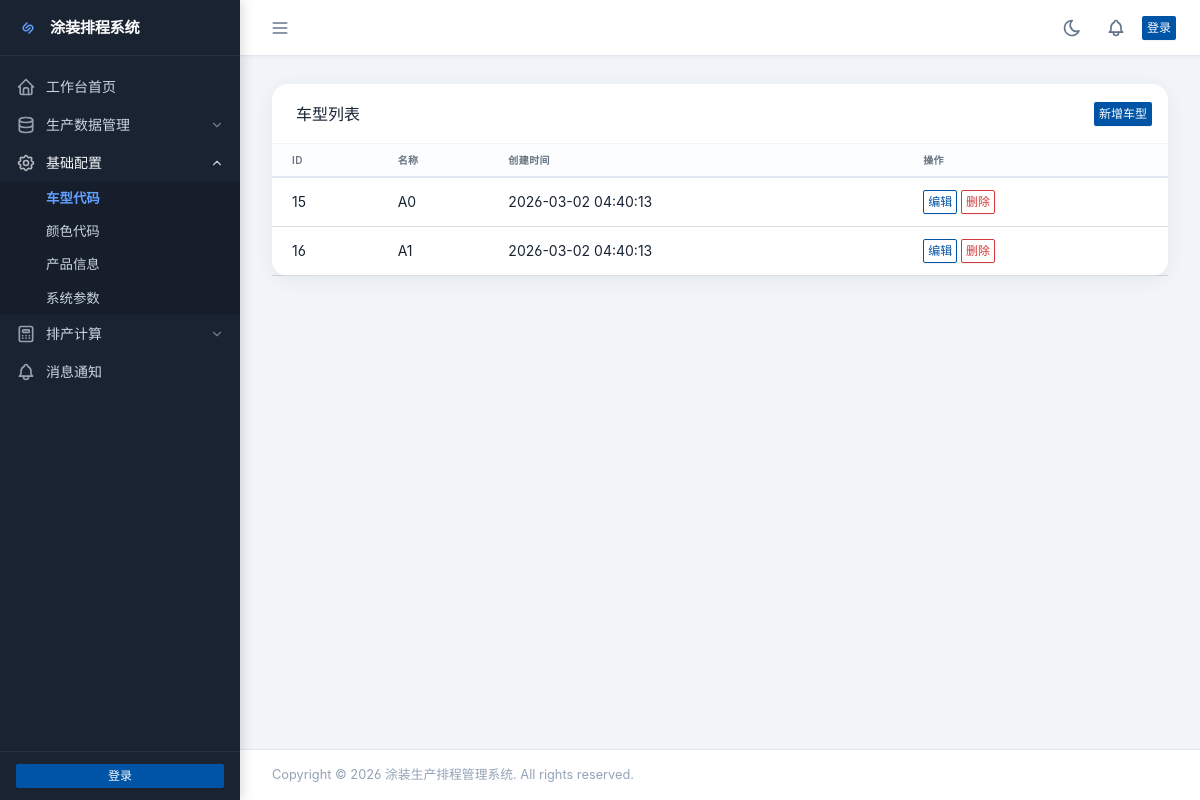
Page /data/vehicles/ on the committed database.
### data/models.py (models this page shows, shortened)
class VehicleModel(models.Model):
    name = models.CharField(max_length=50, unique=True, verbose_name="车型名称")
    created_at = models.DateTimeField(auto_now_add=True, verbose_name="创建时间")
    updated_at = models.DateTimeField(auto_now=True, verbose_name="更新时间")
    class Meta:
        verbose_name = "车型"
        verbose_name_plural = "车型"
        ordering = ['name']

### data/views.py (the view)
# urls.py: path('vehicles/', views.vehicle_list, name='vehicles'),
def vehicle_list(request):
    vehicles = VehicleModel.objects.all()
    return render(request, 'data/vehicle_list.html', {
        'vehicles': vehicles
    })

### painting/context_processors.py (called while the page is built)
def unread_count(request):
    if request.user.is_authenticated:
        unread_count = Notification.objects.filter(user=request.user, is_read=False).count()
    else:
        unread_count = 0
    return {
        'unread_count': unread_count,
    }

### templates/data/vehicle_list.html (shortened to what this page needs)
{% extends "base.html" %}
{% load django_bootstrap5 %}
{% block content %}
<div class="row row-cards">
    <div class="col-12">
        <div class="card">
            <div class="card-header">
                <h3 class="card-title">车型列表</h3>
                <div class="card-actions">
                    <a href="{% url 'data:vehicle_create' %}" class="btn btn-primary btn-sm">新增车型</a>
                </div>
            </div>
<div class="table-responsive">
    <table class="table card-table table-vcenter text-nowrap datatable">
        <thead>
            <tr>
                <th>ID</th>
                <th>名称</th>
                <th>创建时间</th>
                <th>操作</th>
            </tr>
        </thead>
        <tbody>
            {% for item in vehicles %}
            <tr>
                <td>{{ item.id }}</td>
                <td>{{ item.name }}</td>
                <td>{{ item.created_at|date:"Y-m-d H:i:s" }}</td>
                <td>
                    <a href="{% url 'data:vehicle_update' item.id %}" class="btn btn-sm btn-outline-primary">编辑</a>
                    <a href="{% url 'data:vehicle_delete' item.id %}" class="btn btn-sm btn-outline-danger">删除</a>
                </td>
            </tr>
            {% empty %}
            <tr>
                <td colspan="4" class="text-center text-muted py-4">暂无数据</td>
            </tr>
            {% endfor %}
        </tbody>
    </table>
</div>
{% endblock %}

### static/css/style.css (style rules this page uses)
:root { --sidebar-width: 240px; --sidebar-bg: #1a2332; --sidebar-text: #cbd5e1; --sidebar-text-hover: #f1f5f9; --sidebar-active-bg: rgba(99, 160, 255, 0.15); --sidebar-active-text: #63a0ff; --sidebar-border: rgba(255,255,255,0.06); --header-height: 56px; --card-shadow: 0 4px 20px rgba(0, 0, 0, 0.06); --card-hover-shadow: 0 8px 30px rgba(0, 0, 0, 0.12); --transition: 0.2s ease; --primary: #206bcb; }
body { font-family: 'Inter Var', 'Microsoft YaHei', -apple-system, BlinkMacSystemFont, sans-serif; background: #f1f5f9; margin: 0; padding: 0; }
.card { border: none; border-radius: 16px; box-shadow: var(--card-shadow); background: #fff; transition: transform var(--transition), box-shadow var(--transition); margin-bottom: 24px; }
.card-header { background: transparent; border-bottom: 1px solid #f1f5f9; padding: 1.1rem 1.5rem; font-weight: 600; }
.table th { background: #f8fafc; color: #475569; font-weight: 600; font-size: 0.75rem; text-transform: uppercase; letter-spacing: 0.4px; border-top: none; border-bottom: 2px solid #e2e8f0; }

### templates/base.html (style rules this page uses)
:root { --tblr-font-sans-serif: 'Inter Var', -apple-system, BlinkMacSystemFont, San Francisco, Segoe UI, Roboto, Helvetica Neue, sans-serif; }
body { font-feature-settings: "cv03", "cv04", "cv11"; }

### rows in the picture
VehicleModel: id "15", name "A0", created_at "2026-03-02 04:40:13"
VehicleModel: id "16", name "A1", created_at "2026-03-02 04:40:13"
